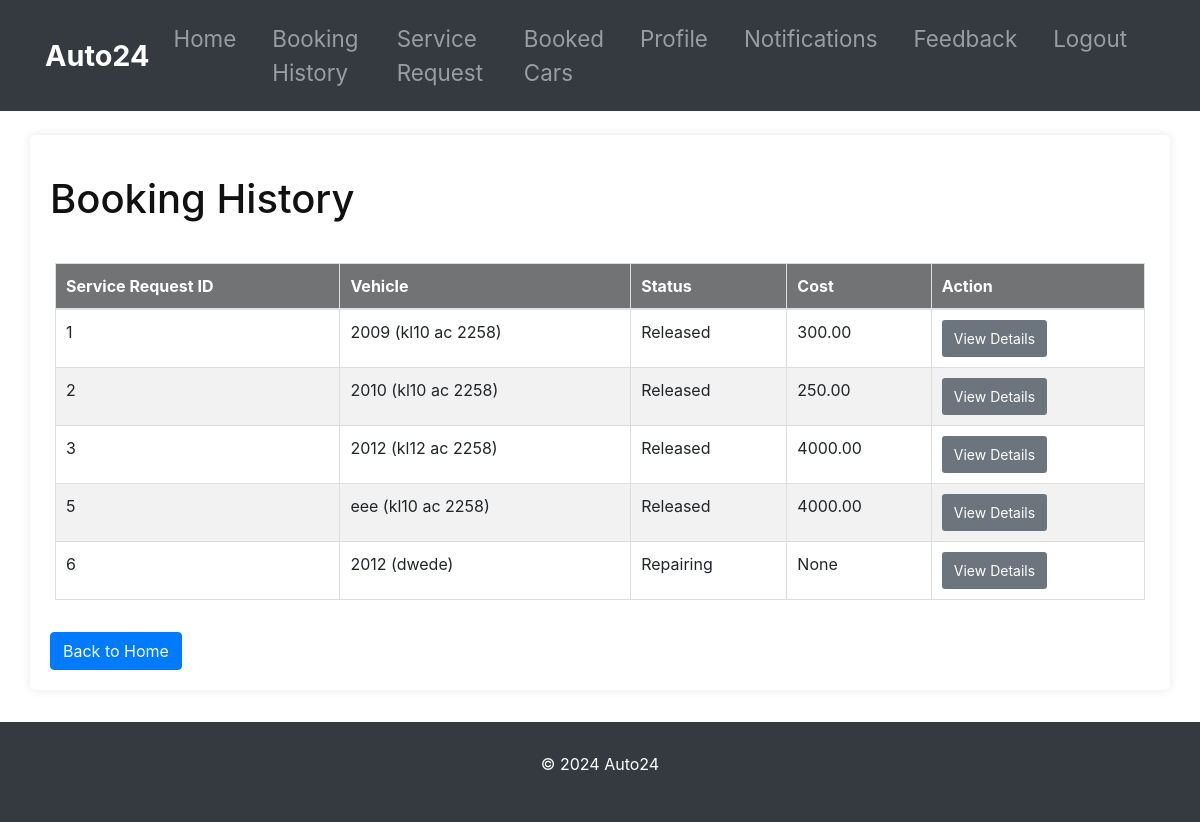
The app's page /customer/booking-history/ (signed in), older data.
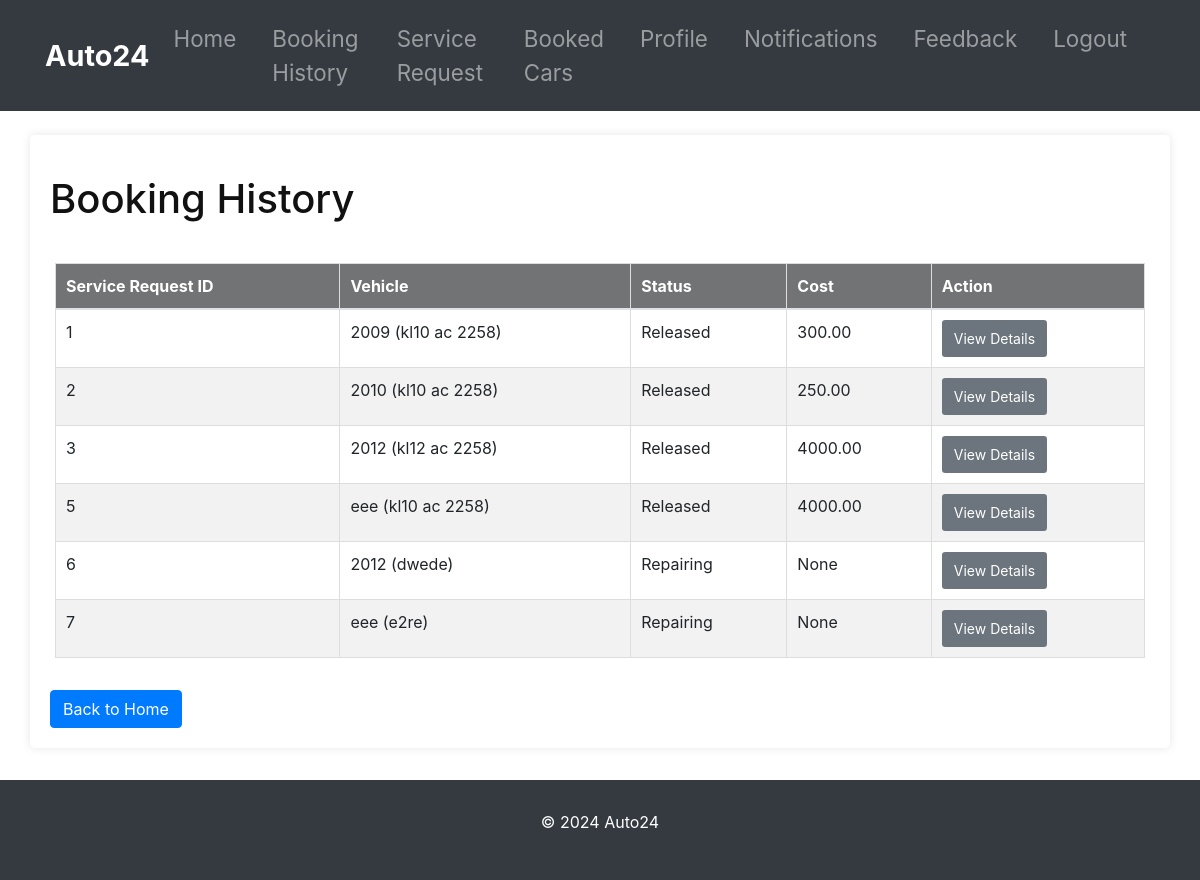
The same page, newer data.
### customer_management/models.py (models this page shows, shortened)
class ServiceRequest(models.Model):
    STATUS_CHOICES = [
        ('Pending', 'Pending'),
        ('Approved', 'Approved'),
        ('Repairing', 'Repairing'),
        ('Repairing Done', 'Repairing Done'),
        ('Released', 'Released')
    ]
    customer = models.ForeignKey(Customer, on_delete=models.CASCADE, related_name='service_requests')
    vehicle = models.ForeignKey(Vehicle, on_delete=models.CASCADE, related_name='service_requests')
    problem_description = models.CharField(max_length=300)
    status = models.CharField(max_length=20, choices=STATUS_CHOICES, default='Pending')
    cost = models.DecimalField(max_digits=10, decimal_places=2, null=True, blank=True)
    created_at = models.DateTimeField(default=timezone.now)

class Vehicle(models.Model):
    number = models.CharField(max_length=20)
    model = models.CharField(max_length=100)
    customer = models.ForeignKey(Customer, on_delete=models.CASCADE, related_name='vehicles')
    def __str__(self):
        return f"{self.model} ({self.number})"

### customer_management/views.py (the view)
# urls.py: path('customer/booking-history/', views.booking_history, name='booking_history'),
@login_required
def booking_history(request):
    customer = Customer.objects.get(user=request.user)
    service_requests = ServiceRequest.objects.filter(customer=customer)
    return render(request, 'customer/booking_history.html', {'service_requests': service_requests})

### templates/customer/booking_history.html (shortened to what this page needs)
{% extends 'customer/base.html' %}
{% block content %}
<div class="container mt-4" style="background-color: #fff; padding: 20px; border-radius: 5px; box-shadow: 0 0 10px rgba(0, 0, 0, 0.1);">
    <h1>Booking History</h1>
    <div class="row mt-3">
        {% if service_requests %}
        <table class="table">
            <thead>
                <tr>
                    <th>Service Request ID</th>
                    <th>Vehicle</th>
                    <th>Status</th>
                    <th>Cost</th>
                    <th>Action</th>
                </tr>
            </thead>
            <tbody>
                {% for request in service_requests %}
                <tr>
                    <td>{{ request.id }}</td>
                    <td>{{ request.vehicle }}</td>
                    <td>{{ request.status }}</td>
                    <td>{{ request.cost }}</td>
                    <td><a href="{% url 'service_request_detail' request.id %}" class="btn btn-view-details btn-sm">View Details</a></td>
                </tr>
                {% endfor %}
            </tbody>
        </table>
        {% else %}
        <p>No service requests found.</p>
        {% endif %}
    </div>
    <a href="{% url 'customer_home' %}" class="btn btn-primary mt-3">Back to Home</a>
</div>
{% endblock %}

Row changes from the older to the newer data that the page shows:
added ServiceRequest: id "7", vehicle "eee (e2re)", status "Repairing", cost "None"
